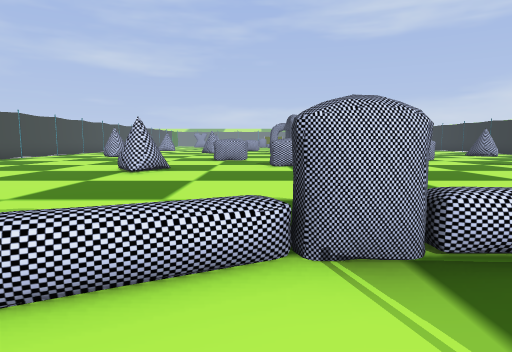
[1] (above)

22 first-person views from a walk through a level from a Godot 3-D game. The camera is 1.4 m above the floor, tilts 6° down and sees 75° across. The floor is counted in squares, 2 m on a side. Each view is taken from the middle of a square. On the plan, view 1 faces up. The plan holds only what a view shows up to about 10 squares ahead; the rest is blank. The place goes on beyond the plan. Some surface patterns are stand-ins.

[2]
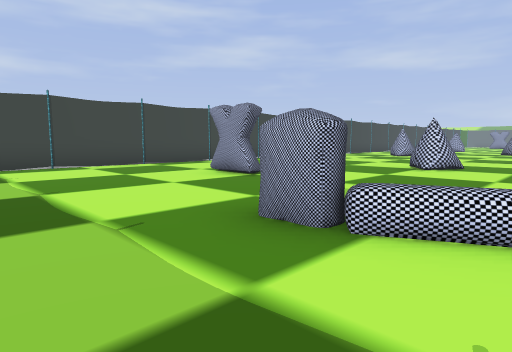

[3]
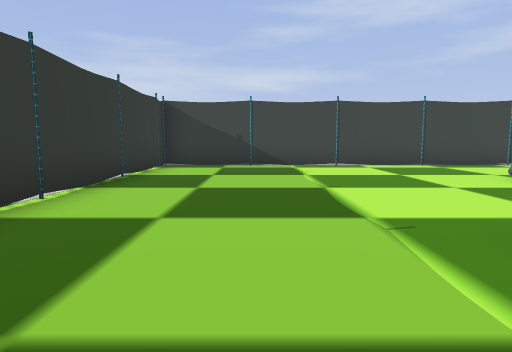

[4]
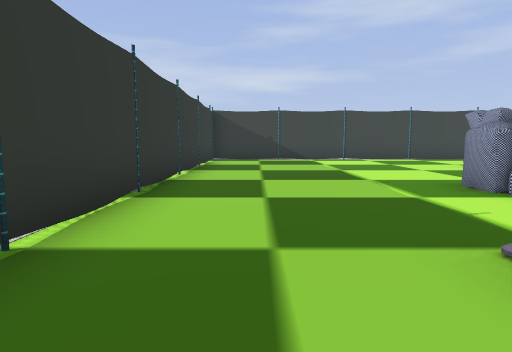

[5]
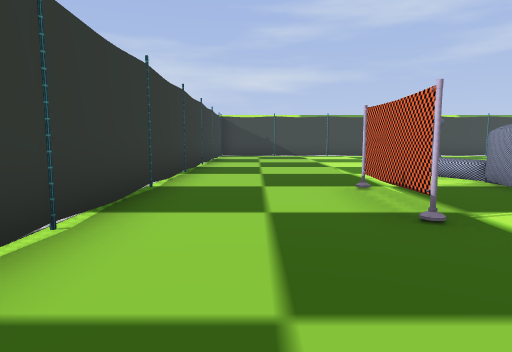

[6]
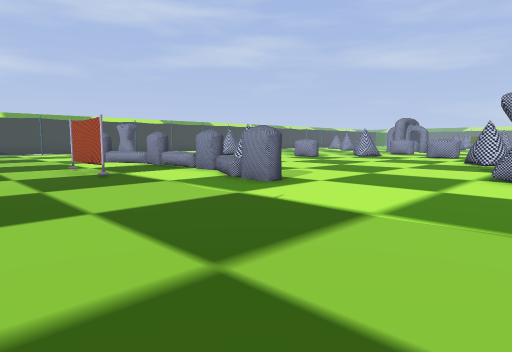

[7]
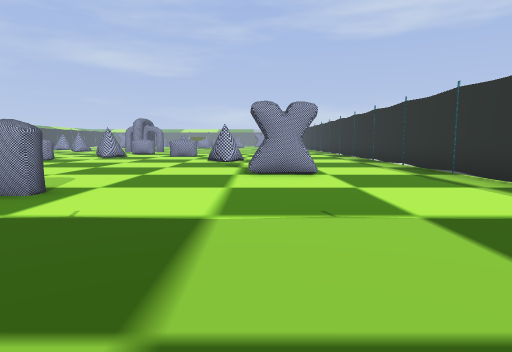

[8]
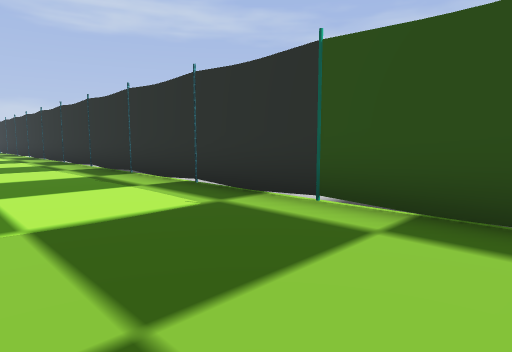

[9]
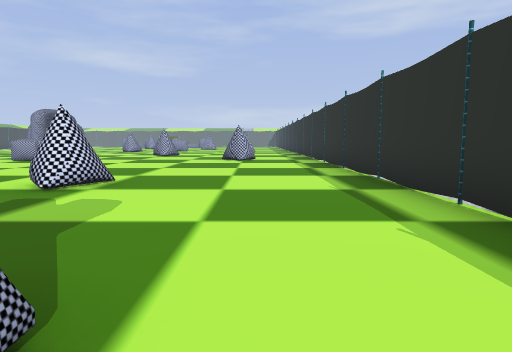

[10]
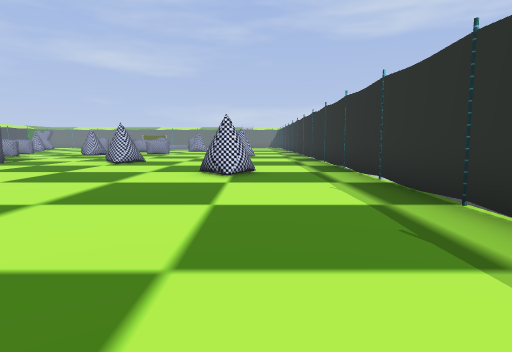

[11]
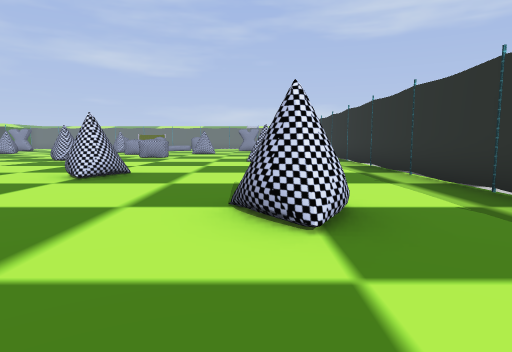

[12]
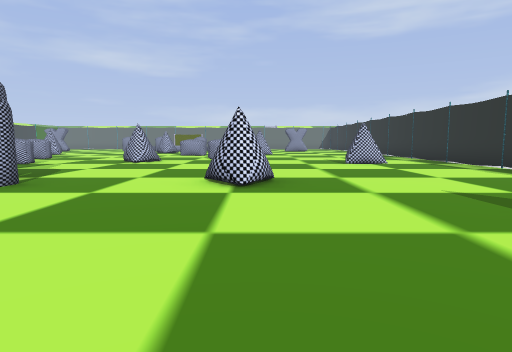

[13]
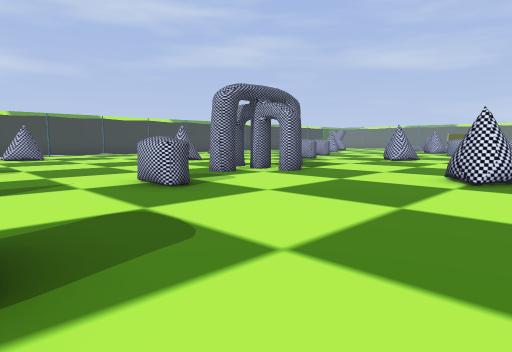

[14]
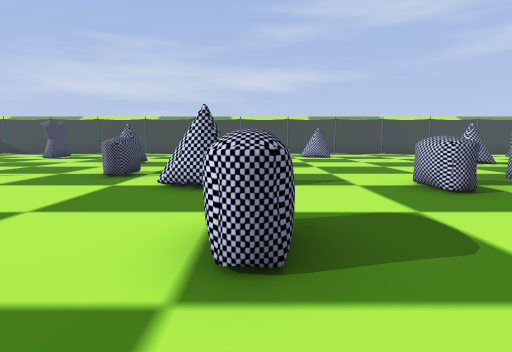

[15]
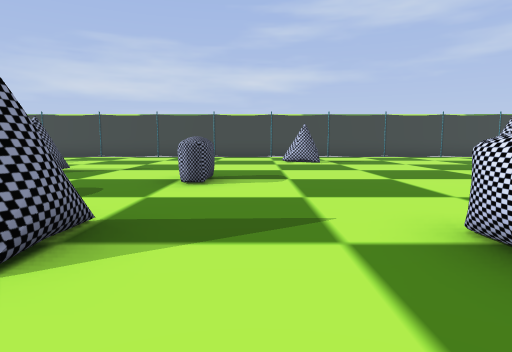

[16]
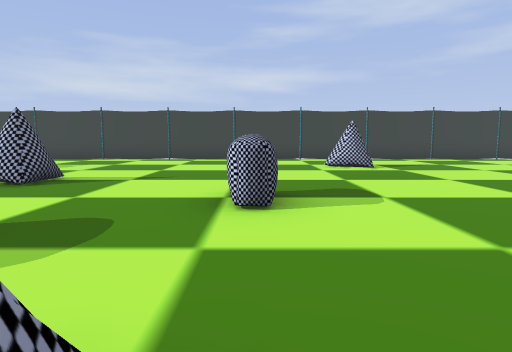

[17]
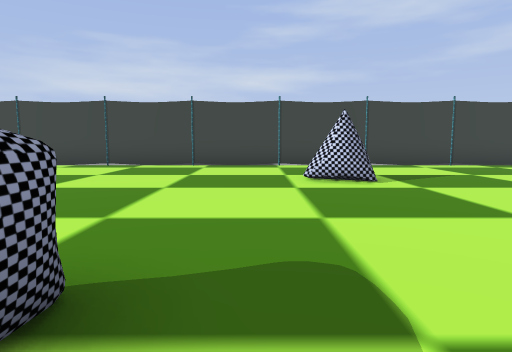

[18]
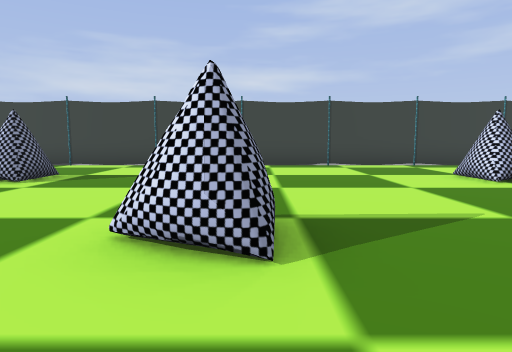

[19]
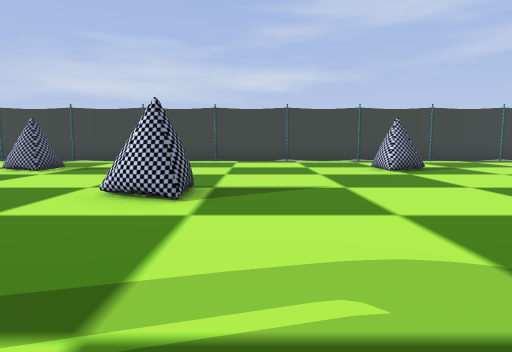

[20]
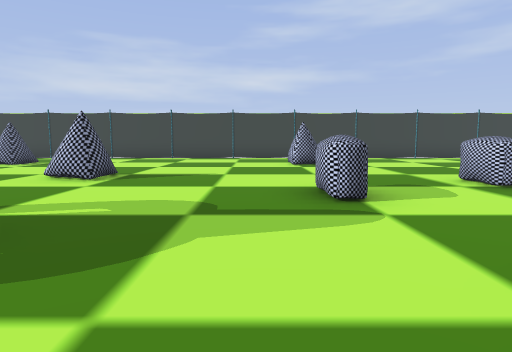

[21]
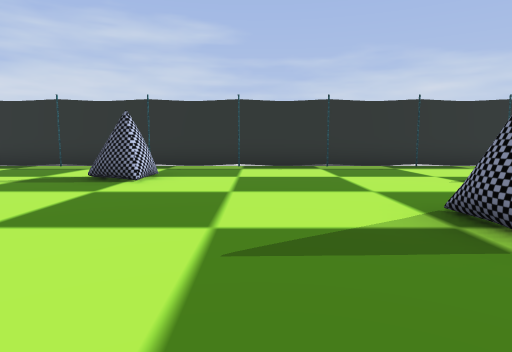

[22]
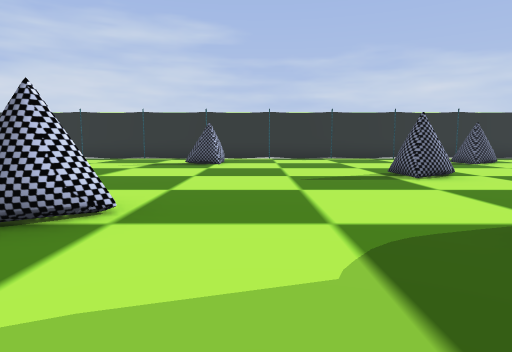

### Floor plan
Key: @ floor where view 1 was taken; # wall or solid block; . main floor; : floor 0.5 m higher than the main floor; ^ raised ledge; B brick; P pipe; F fence; O other object.
Columns run from 10 left of view 1 to 14 right of it. Each row starts with its distance up from view 1.
 25 # ..........    ........#
 24 O...#........#......#..O#
 23 #...#....^^.........#...#
 22 #.......................#
 21 O......................O#
 20 #.......................#
 19 O......:#........#.....P.
 18 #..........###..........#
 17 #...........#..........P#
 16 O.......................#
 15 #...#........^......#...#
 14 O...#..................P#
 13 #.......................#
 12 #........^......^......P#
 11 O............#..........#
 10 #.......................#
  9 O..........^...........P#
  8 #......#..........#.....#
  7 #  ....................P#
  6 O.   ....... ...........#
  5 #..   ...... ...........#
  4 O...##.....   .....##..P#
  3 #..........    .........#
  2 #.......B^^B^BB^B......P#
  1 P.......B.......B.......#
  0 #.........@.##..........#
 -1 O......................P#
 -2 #.......................#
 -3 #.......................#
 -4 OF#PP#P#P##P#P#

Where each view was taken, in squares from view 1:
view 1: 0 up, 0 right, facing up
view 2: 1 down, 0 right, facing up-left
view 3: 1 down, 0 right, facing left
view 4: 2 down, 3 right, facing left
view 5: 2 down, 6 right, facing left
view 6: 3 down, 10 right, facing up-left
view 7: 3 down, 9 right, facing up
view 8: 3 down, 10 right, facing up-right
view 9: 3 up, 11 right, facing up
view 10: 8 up, 11 right, facing up
view 11: 12 up, 10 right, facing up
view 12: 13 up, 7 right, facing up
view 13: 12 up, 8 right, facing up-left
view 14: 12 up, 8 right, facing left
view 15: 13 up, 5 right, facing left
view 16: 12 up, 3 right, facing left
view 17: 13 up, 0 right, facing left
view 18: 19 up, 0 right, facing left
view 19: 20 up, 2 right, facing left
view 20: 22 up, 4 right, facing left
view 21: 21 up, 4 right, facing right
view 22: 22 up, 0 right, facing right
